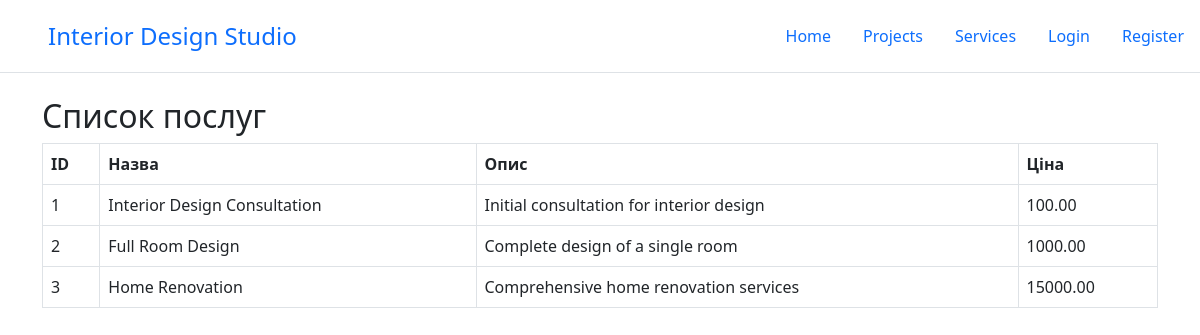
Screenshot of /InteriorDesignStudio/services/list with the database file from the repository.
### tables this page shows
CREATE TABLE `Services` (
  `ServiceID` int(11) NOT NULL,
  `ServiceName` varchar(100) NOT NULL,
  `Description` text,
  `Price` decimal(10,2) NOT NULL
);

### InteriorDesignStudio/InteriorDesignStudio/core/Template.php (called while the page is built, shortened)
<?php
class Template
{
    protected $path;
    public function __construct($path)
    {
        $this->path = $path;
    }
    public function getHTML() {
        include($this->path);
        $html = ob_get_contents();
        return $html;
    }
}

### InteriorDesignStudio/InteriorDesignStudio/core/Controller.php (called while the page is built, shortened)
<?php
class Controller
{
    public function render($viewPath = null, $params = null) {
        $tpl = new Template($viewPath);
        if (!empty($params))
            $tpl->setParams($params);
        return $tpl->getHTML();
    }
}

### InteriorDesignStudio/InteriorDesignStudio/controllers/ServicesController.php (called while the page is built, shortened)
<?php
class ServicesController extends Controller
{
    public function listAction()
    {
        $services = Service::getServices();
        return $this->render('views/services/list.php', ['services' => $services]);
    }
}

### InteriorDesignStudio/index.php (called while the page is built, shortened)
<?php
spl_autoload_register(function ($className) {
    $path = $className . '.php';
});
$core = core\Core::getInstance();
$core->Initialize();
$core->Run();

### InteriorDesignStudio/InteriorDesignStudio/core/DB.php (called while the page is built, shortened)
<?php
class DB
{
    protected $pdo;
    public function __construct($hostname, $login, $password, $database) {
        $this->pdo = new \PDO("mysql: host={$hostname};dbname={$database}",
            $login, $password);
    }
    public function select(string $tableName, $fieldsList = "*", $conditionArray = null) {
        if (is_string($fieldsList))
            $fieldsListString = $fieldsList;
        $wherePartString = "";
        $res = $this->pdo->prepare(
            "SELECT {$fieldsListString} FROM {$tableName} {$wherePartString}");
        $res->execute($conditionArray);
        return $res->fetchAll(\PDO::FETCH_ASSOC);
    }
}

### InteriorDesignStudio/InteriorDesignStudio/models/Service.php (called while the page is built, shortened)
<?php
class Service
{
    protected static $tableName = 'Services';
    public static function getServices()
    {
        return \core\Core::getInstance()->db->select(self::$tableName, '*');
    }
}

### InteriorDesignStudio/views/services/list.php (the view, shortened to what this page needs)
<h2>Список послуг</h2>
<div class="table-responsive">
    <table class="table table-bordered">
        <thead>
            <tr>
                <th>ID</th>
                <th>Назва</th>
                <th>Опис</th>
                <th>Ціна</th>
            </tr>
        </thead>
        <tbody>
            <?php foreach ($services as $service): ?>
            <tr>
                <td><?= $service['ServiceID'] ?></td>
                <td><?= $service['ServiceName'] ?></td>
                <td><?= $service['Description'] ?></td>
                <td><?= $service['Price'] ?></td>
            </tr>
            <?php endforeach; ?>
        </tbody>
    </table>
</div>

### rows the page displays
services: ServiceID "1", ServiceName "Interior Design Consultation", Description "Initial consultation for interior design", Price "100.00"
services: ServiceID "2", ServiceName "Full Room Design", Description "Complete design of a single room", Price "1000.00"
services: ServiceID "3", ServiceName "Home Renovation", Description "Comprehensive home renovation services", Price "15000.00"
